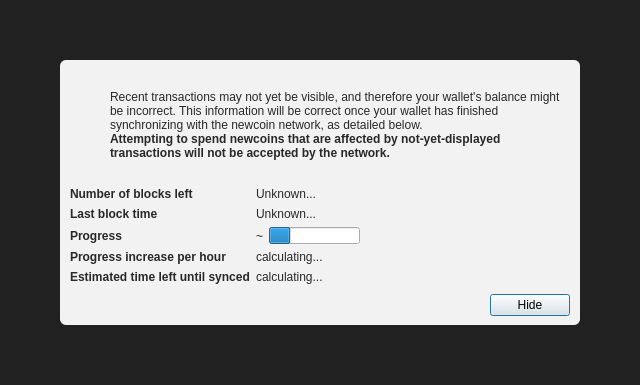
<?xml version="1.0" encoding="UTF-8"?>
<ui version="4.0">
 <class>ModalOverlay</class>
 <widget class="ModalOverlay" name="ModalOverlay">
  <property name="geometry">
   <rect>
    <x>0</x>
    <y>0</y>
    <width>640</width>
    <height>385</height>
   </rect>
  </property>
  <property name="windowTitle">
   <string>Form</string>
  </property>
  <layout class="QVBoxLayout" name="verticalLayout" stretch="0">
   <property name="sizeConstraint">
    <enum>QLayout::SetDefaultConstraint</enum>
   </property>
   <property name="leftMargin">
    <number>0</number>
   </property>
   <property name="topMargin">
    <number>0</number>
   </property>
   <property name="rightMargin">
    <number>0</number>
   </property>
   <property name="bottomMargin">
    <number>0</number>
   </property>
   <item>
    <widget class="QWidget" name="bgWidget" native="true">
     <property name="styleSheet">
      <string notr="true">#bgWidget { background: rgba(0,0,0,220); }</string>
     </property>
     <layout class="QVBoxLayout" name="verticalLayoutMain" stretch="1">
      <property name="leftMargin">
       <number>60</number>
      </property>
      <property name="topMargin">
       <number>60</number>
      </property>
      <property name="rightMargin">
       <number>60</number>
      </property>
      <property name="bottomMargin">
       <number>60</number>
      </property>
      <item>
       <widget class="QWidget" name="contentWidget" native="true">
        <property name="styleSheet">
         <string notr="true">#contentWidget { background: rgba(255,255,255,240); border-radius: 6px; }

QLabel { color: rgb(40,40,40);  }</string>
        </property>
        <layout class="QVBoxLayout" name="verticalLayoutSub" stretch="1,0,0,0">
         <property name="spacing">
          <number>0</number>
         </property>
         <property name="leftMargin">
          <number>10</number>
         </property>
         <property name="topMargin">
          <number>10</number>
         </property>
         <property name="rightMargin">
          <number>10</number>
         </property>
         <property name="bottomMargin">
          <number>10</number>
         </property>
         <item>
          <layout class="QHBoxLayout" name="horizontalLayoutIconText" stretch="0,1">
           <property name="topMargin">
            <number>20</number>
           </property>
           <item>
            <layout class="QVBoxLayout" name="verticalLayoutIcon">
             <property name="leftMargin">
              <number>0</number>
             </property>
             <item>
              <widget class="QPushButton" name="warningIcon">
               <property name="enabled">
                <bool>false</bool>
               </property>
               <property name="text">
                <string/>
               </property>
               <property name="icon">
                <iconset>
                 <normaloff>:/icons/warning</normaloff>
                 <disabledoff>:/icons/warning</disabledoff>:/icons/warning</iconset>
               </property>
               <property name="iconSize">
                <size>
                 <width>48</width>
                 <height>48</height>
                </size>
               </property>
               <property name="flat">
                <bool>true</bool>
               </property>
              </widget>
             </item>
             <item>
              <spacer name="verticalSpacerWarningIcon">
               <property name="orientation">
                <enum>Qt::Vertical</enum>
               </property>
               <property name="sizeHint" stdset="0">
                <size>
                 <width>20</width>
                 <height>40</height>
                </size>
               </property>
              </spacer>
             </item>
            </layout>
           </item>
           <item>
            <layout class="QVBoxLayout" name="verticalLayoutInfoText">
             <property name="leftMargin">
              <number>0</number>
             </property>
             <property name="topMargin">
              <number>0</number>
             </property>
             <item>
              <widget class="QLabel" name="infoText">
               <property name="text">
                <string>Recent transactions may not yet be visible, and therefore your wallet's balance might be incorrect. This information will be correct once your wallet has finished synchronizing with the newcoin network, as detailed below.</string>
               </property>
               <property name="textFormat">
                <enum>Qt::RichText</enum>
               </property>
               <property name="wordWrap">
                <bool>true</bool>
               </property>
              </widget>
             </item>
             <item>
              <widget class="QLabel" name="infoTextStrong">
               <property name="font">
                <font>
                 <weight>75</weight>
                 <bold>true</bold>
                </font>
               </property>
               <property name="text">
                <string>Attempting to spend newcoins that are affected by not-yet-displayed transactions will not be accepted by the network.</string>
               </property>
               <property name="textFormat">
                <enum>Qt::RichText</enum>
               </property>
               <property name="wordWrap">
                <bool>true</bool>
               </property>
              </widget>
             </item>
             <item>
              <spacer name="verticalSpacerInTextSpace">
               <property name="orientation">
                <enum>Qt::Vertical</enum>
               </property>
               <property name="sizeHint" stdset="0">
                <size>
                 <width>20</width>
                 <height>40</height>
                </size>
               </property>
              </spacer>
             </item>
            </layout>
           </item>
          </layout>
         </item>
         <item>
          <spacer name="verticalSpacerAfterText">
           <property name="orientation">
            <enum>Qt::Vertical</enum>
           </property>
           <property name="sizeHint" stdset="0">
            <size>
             <width>20</width>
             <height>40</height>
            </size>
           </property>
          </spacer>
         </item>
         <item>
          <layout class="QFormLayout" name="formLayout">
           <property name="fieldGrowthPolicy">
            <enum>QFormLayout::FieldsStayAtSizeHint</enum>
           </property>
           <property name="horizontalSpacing">
            <number>6</number>
           </property>
           <property name="verticalSpacing">
            <number>6</number>
           </property>
           <property name="topMargin">
            <number>10</number>
           </property>
           <item row="0" column="0">
            <widget class="QLabel" name="labelNumberOfBlocksLeft">
             <property name="font">
              <font>
               <weight>75</weight>
               <bold>true</bold>
              </font>
             </property>
             <property name="text">
              <string>Number of blocks left</string>
             </property>
            </widget>
           </item>
           <item row="0" column="1">
            <widget class="QLabel" name="numberOfBlocksLeft">
             <property name="text">
              <string>Unknown...</string>
             </property>
            </widget>
           </item>
           <item row="1" column="0">
            <widget class="QLabel" name="labelLastBlockTime">
             <property name="font">
              <font>
               <weight>75</weight>
               <bold>true</bold>
              </font>
             </property>
             <property name="text">
              <string>Last block time</string>
             </property>
            </widget>
           </item>
           <item row="1" column="1">
            <widget class="QLabel" name="newestBlockDate">
             <property name="sizePolicy">
              <sizepolicy hsizetype="Maximum" vsizetype="Preferred">
               <horstretch>0</horstretch>
               <verstretch>0</verstretch>
              </sizepolicy>
             </property>
             <property name="text">
              <string>Unknown...</string>
             </property>
            </widget>
           </item>
           <item row="2" column="0">
            <widget class="QLabel" name="labelSyncDone">
             <property name="font">
              <font>
               <weight>75</weight>
               <bold>true</bold>
              </font>
             </property>
             <property name="text">
              <string>Progress</string>
             </property>
            </widget>
           </item>
           <item row="2" column="1">
            <layout class="QHBoxLayout" name="horizontalLayoutSync" stretch="0,1">
             <item>
              <widget class="QLabel" name="percentageProgress">
               <property name="text">
                <string notr="true">~</string>
               </property>
              </widget>
             </item>
             <item>
              <widget class="QProgressBar" name="progressBar">
               <property name="value">
                <number>24</number>
               </property>
               <property name="format">
                <string/>
               </property>
              </widget>
             </item>
            </layout>
           </item>
           <item row="4" column="0">
            <widget class="QLabel" name="labelProgressIncrease">
             <property name="font">
              <font>
               <weight>75</weight>
               <bold>true</bold>
              </font>
             </property>
             <property name="text">
              <string>Progress increase per hour</string>
             </property>
            </widget>
           </item>
           <item row="4" column="1">
            <widget class="QLabel" name="progressIncreasePerH">
             <property name="text">
              <string>calculating...</string>
             </property>
            </widget>
           </item>
           <item row="5" column="0">
            <widget class="QLabel" name="labelEstimatedTimeLeft">
             <property name="font">
              <font>
               <weight>75</weight>
               <bold>true</bold>
              </font>
             </property>
             <property name="text">
              <string>Estimated time left until synced</string>
             </property>
            </widget>
           </item>
           <item row="5" column="1">
            <widget class="QLabel" name="expectedTimeLeft">
             <property name="text">
              <string>calculating...</string>
             </property>
            </widget>
           </item>
          </layout>
         </item>
         <item>
          <layout class="QHBoxLayout" name="horizontalLayoutButtons">
           <property name="leftMargin">
            <number>10</number>
           </property>
           <property name="topMargin">
            <number>10</number>
           </property>
           <item>
            <spacer name="horizontalSpacer">
             <property name="orientation">
              <enum>Qt::Horizontal</enum>
             </property>
             <property name="sizeHint" stdset="0">
              <size>
               <width>40</width>
               <height>20</height>
              </size>
             </property>
            </spacer>
           </item>
           <item>
            <widget class="QPushButton" name="closeButton">
             <property name="text">
              <string>Hide</string>
             </property>
             <property name="focusPolicy">
              <enum>Qt::StrongFocus</enum>
             </property>
             <property name="default">
              <bool>true</bool>
             </property>
            </widget>
           </item>
          </layout>
         </item>
        </layout>
       </widget>
      </item>
     </layout>
    </widget>
   </item>
  </layout>
 </widget>
 <customwidgets>
  <customwidget>
   <class>ModalOverlay</class>
   <extends>QWidget</extends>
   <header>qt/modaloverlay.h</header>
   <container>1</container>
  </customwidget>
 </customwidgets>
 <resources/>
 <connections/>
</ui>
